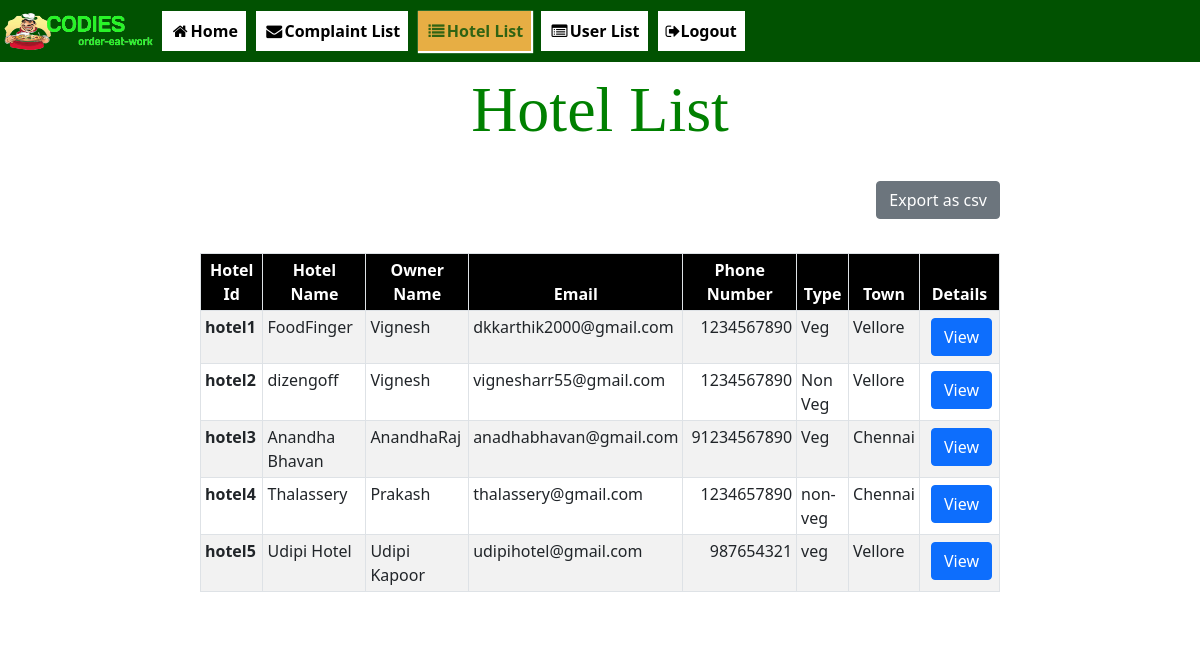
The page /admin/hotellist.php on the database its author committed.
### tables this page shows
CREATE TABLE `hoteluser` (
  `sno` varchar(10) NOT NULL,
  `ownername` varchar(60) NOT NULL,
  `email` varchar(50) DEFAULT NULL,
  `hotelname` varchar(60) NOT NULL,
  `descs` varchar(100) NOT NULL,
  `password` varchar(150) NOT NULL,
  `type` varchar(10) NOT NULL,
  `door` varchar(10) NOT NULL,
  `street` varchar(100) NOT NULL,
  `town` varchar(30) NOT NULL,
  `pin` int(6) NOT NULL,
  `phone` bigint(10) DEFAULT NULL,
  `filename` varchar(200) NOT NULL,
  `status` varchar(20) NOT NULL,
  `rating` float(1,1) DEFAULT NULL
);

### admin/hotellist.php (the view, shortened to what this page needs)
<!DOCTYPE html>
<html lang="en">
<head>
	<link rel="stylesheet" href=  "https://cdnjs.cloudflare.com/ajax/libs/font-awesome/4.7.0/css/font-awesome.min.css">
    <link rel="stylesheet" href="../bootstrap/css/bootstrap.min.css">
    <link rel="stylesheet" href="../bootstrap/js/bootstrap.min.js">
    <link rel="stylesheet" href="../css/stylecss.css">
		 <link rel="stylesheet" href="../css/main.css">
</head>
<body>
    <header>
        <nav class="navbar navbar-expand-sm fixed-top  nav">
            <img src="../foods/brand.png" alt="brand.png" width="155px" height="40px">
            <ul class="navbar-nav">
                <li class="navbar-item">
                    <a class="nav-link " href="adminhome.php"><i class="fa fa-fw fa-home"></i>Home</a>
                </li>
				<li class="navbar-item">
                    <a class="nav-link" href="complaintlist.php"><i class="fa fa-fw fa-envelope"></i>Complaint List</a>
                </li>
                <li class="navbar-item">
                    <a class="nav-link act" href="hotellist.php"><i class="fa fa-fw fa fa-list"></i>Hotel List</a>
                </li>
                <li class="navbar-item">
                    <a class="nav-link" href="userlist.php"><i class="fa fa-fw fa fa-list-alt"></i>User List</a>
                </li>
                <li class="navbar-item">
                    <a class="nav-link" href="../bookingpage/logoff.php"><i  class ="fa fa-sign-out"></i>Logout</a>
                </li>
            </ul>
        </nav>
    </header>
    <section>
        <Center>
            <div class="col-lg-8 col-sm-12">
                <br><br><br>
                <h1 class="text-center" style="background-color:white;">Hotel List</h1>
				<br>
<form action="../csvexport/hoteldataexport.php" method="POST">
<button  style="float:right;" type="submit" class="btn btn-secondary" name="export">Export as csv</button><br/><br/>
</form>
<br>
                <div class="table-responsive">
<table class="table table-striped table-bordered   table-hover table-sm">
<caption style="color:white;">List of Hotel</caption>
    <thead style="text-align: center; color: white; background-color: black;">
      <tr>
      <th scope="col">Hotel Id</th>
        <th scope="col">Hotel Name</th>
        <th scope="col">Owner Name</th>
        <th scope="col">Email</th>
        <th scope="col">Phone Number</th>
        <th scope="col">Type</th>
        <th scope="col">Town</th>
        <th scope="col">Details</th>
      </tr>
    </thead>
    <tbody style="background-color:white;">
                <?php
require("../database/dbfood.php");
$sql = "Select * from hoteluser where status='ok'";
$result = $con->query($sql);
if ($result -> num_rows > 0)
{
    while($row = $result ->fetch_assoc())
    {
       echo '
        <tr class="b">
          <th scope="row">'.$row["sno"].'</th>
          <td>'.$row["hotelname"].'</td>
          <td>'.$row["ownername"].'</td>
          <td>'.$row["email"].'</td>
          <td style="text-align: right;">'.$row["phone"].'</td>
          <td>'.$row["type"].'</td>
          <td>'.$row["town"].'</td>
          <td><a  class="btn btn-primary" href="viewhotel.php?email='.$row["email"].'">View</a></td>
        </tr>';
    }
}
?>
          </tbody>
    </table>
</div>
</div>
    </section>
</body>

### css/stylecss.css (style rules this page uses)
.nav ,.dropdown-menu { background-color: rgb(1, 82, 1); color: black; }
h1 { font-size: 4rem; color: green; font-family: cursive; width: max-content; }
a { margin: 3px; margin-left: 7px; color: black; background-color: white; font-weight: bold; }
.act { color: rgba(10, 83, 10, 0.829); background-color: rgb(231, 174, 68); box-shadow: 1px 1px 1px 1px white ; font-weight: bold; }

### rows shown on the page
hoteluser: sno "hotel1", hotelname "FoodFinger", ownername "Vignesh", email "dkkarthik2000@gmail.com", phone "1234567890", type "Veg", town "Vellore"
hoteluser: sno "hotel2", hotelname "dizengoff", ownername "Vignesh", email "vignesharr55@gmail.com", phone "1234567890", type "Non Veg", town "Vellore"
hoteluser: sno "hotel3", hotelname "Anandha Bhavan", ownername "AnandhaRaj", email "anadhabhavan@gmail.com", phone "91234567890", type "Veg", town "Chennai"
hoteluser: sno "hotel4", hotelname "Thalassery", ownername "Prakash", email "thalassery@gmail.com", phone "1234657890", type "non-veg", town "Chennai"
hoteluser: sno "hotel5", hotelname "Udipi Hotel", ownername "Udipi Kapoor", email "udipihotel@gmail.com", phone "987654321", type "veg", town "Vellore"
